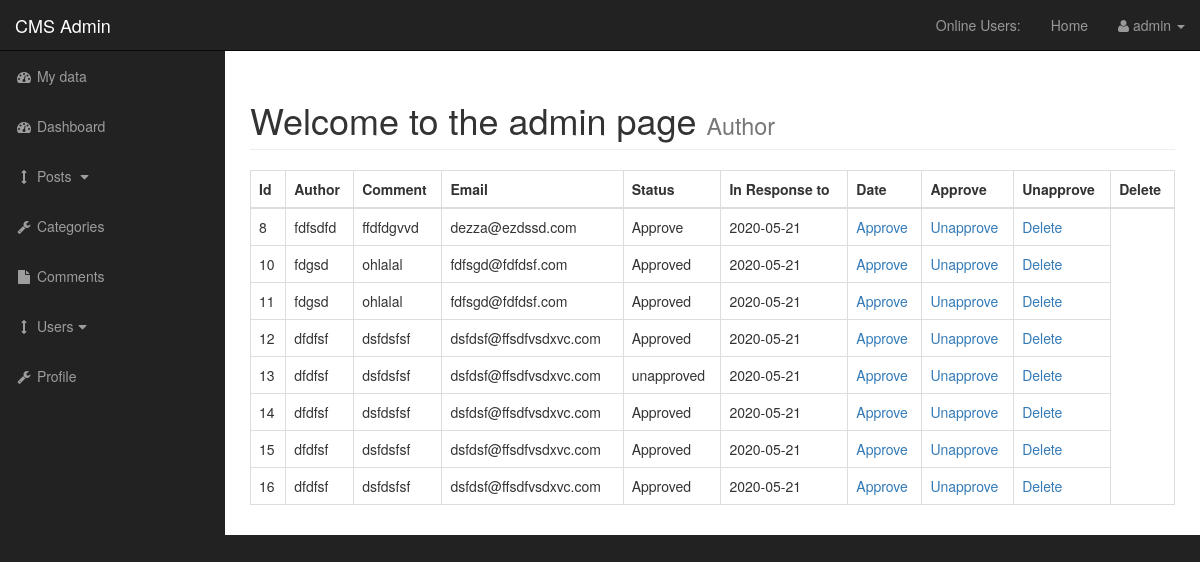
Screenshot of /admin/comments.php (signed in) with the database file from the repository.
### tables this page shows
CREATE TABLE `comments` (
  `comment_id` int(3) NOT NULL,
  `comment_post_id` int(3) NOT NULL,
  `comment_author` varchar(255) NOT NULL,
  `comment_email` varchar(255) NOT NULL,
  `comment_content` text NOT NULL,
  `comment_status` varchar(255) NOT NULL,
  `comment_date` date NOT NULL
);

### admin/includes/view_all_comments.php (the view, shortened to what this page needs)
<table class="table table-bordered table-hover">
                            <thead>
                                <tr>
                                    <th>Id</th>
                                    <th>Author</th>
                                    <th>Comment</th>
                                    <th>Email</th>
                                    <th>Status</th>
                                    <th>In Response to</th>
                                    <th>Date</th>
                                    <th>Approve</th>
                                    <th>Unapprove</th>
                                    <th>Delete</th>
                                </tr>
                            </thead>
                            <tbody>
                            <?php
                                $query_comments_admin = "SELECT * FROM comments";
                                $select_comments_admin = $bdd->prepare($query_comments_admin);
                                $select_comments_admin->execute();
                                while($row = $select_comments_admin->fetch(PDO::FETCH_ASSOC)){
                                    $comment_id = $row['comment_id'];
                                    $comment_author = $row['comment_author'];
                                    $comment_content = $row['comment_content'];
                                    $comment_email = $row['comment_email'];
                                    $comment_status = $row['comment_status'];
                                    $comment_date = $row['comment_date'];
                                    echo "<tr>";
                                        echo "<td>$comment_id</td>";
                                        echo "<td>$comment_author</td>";
                                        echo "<td>$comment_content</td>";
                                        echo "<td>$comment_email</td>";
                                        echo "<td>$comment_status</td>";
                                        echo "<td>$comment_date</td>";
                                        echo "<td><a href='comments.php?approve={$comment_id}'>Approve</a></td>";
                                        echo "<td><a href='comments.php?unapprove={$comment_id}'>Unapprove</a></td>";
                                        echo "<td><a href='comments.php?delete={$comment_id}'>Delete</a></td>";
                                    echo "</tr>";
                                }
                            ?>
                            </tbody>
                        </table>

### admin/css/sb-admin.css (style rules this page uses)
body { margin-top: 100px; background-color: #222; }
@media (min-width:768px) { body { margin-top: 50px; } }

### rows the page displays
comments: comment_id "8", comment_author "fdfsdfd", comment_content "ffdfdgvvd", comment_email "dezza@ezdssd.com", comment_status "Approve", comment_date "2020-05-21"
comments: comment_id "10", comment_author "fdgsd", comment_content "ohlalal", comment_email "fdfsgd@fdfdsf.com", comment_status "Approved", comment_date "2020-05-21"
comments: comment_id "11", comment_author "fdgsd", comment_content "ohlalal", comment_email "fdfsgd@fdfdsf.com", comment_status "Approved", comment_date "2020-05-21"
comments: comment_id "12", comment_author "dfdfsf", comment_content "dsfdsfsf", comment_email "dsfdsf@ffsdfvsdxvc.com", comment_status "Approved", comment_date "2020-05-21"
comments: comment_id "13", comment_author "dfdfsf", comment_content "dsfdsfsf", comment_email "dsfdsf@ffsdfvsdxvc.com", comment_status "unapproved", comment_date "2020-05-21"
comments: comment_id "14", comment_author "dfdfsf", comment_content "dsfdsfsf", comment_email "dsfdsf@ffsdfvsdxvc.com", comment_status "Approved", comment_date "2020-05-21"
comments: comment_id "15", comment_author "dfdfsf", comment_content "dsfdsfsf", comment_email "dsfdsf@ffsdfvsdxvc.com", comment_status "Approved", comment_date "2020-05-21"
comments: comment_id "16", comment_author "dfdfsf", comment_content "dsfdsfsf", comment_email "dsfdsf@ffsdfvsdxvc.com", comment_status "Approved", comment_date "2020-05-21"

### other values shown
$_SESSION['username'] "admin"
